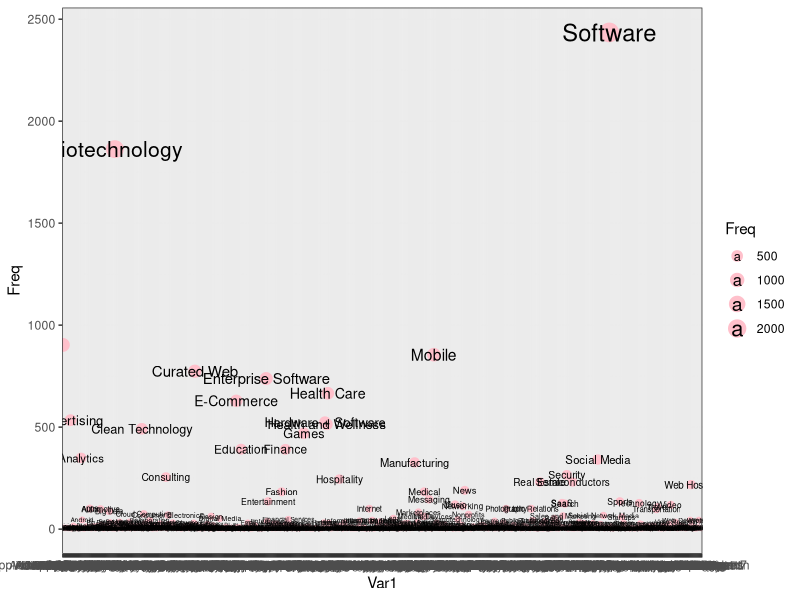
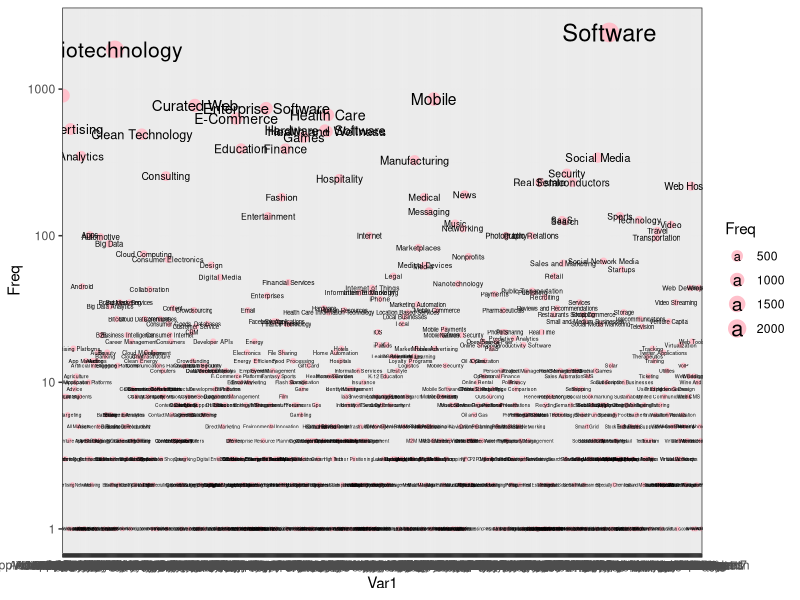
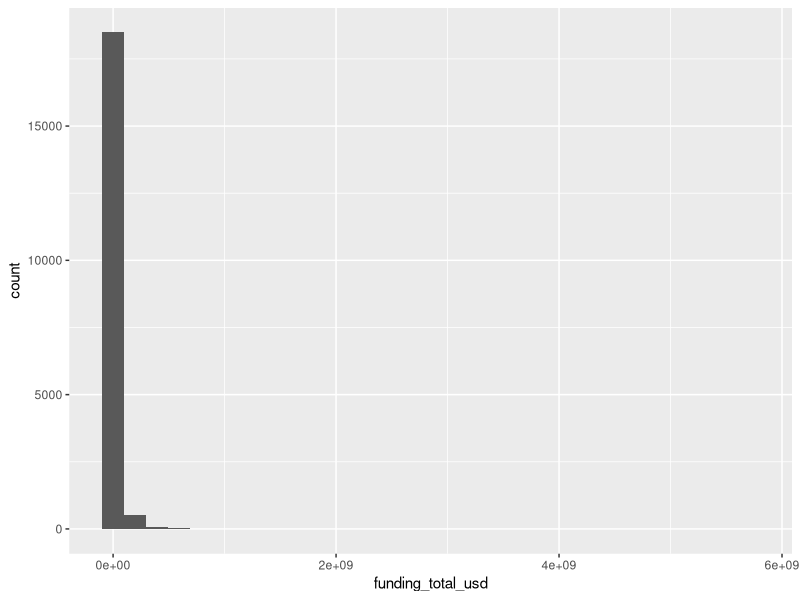
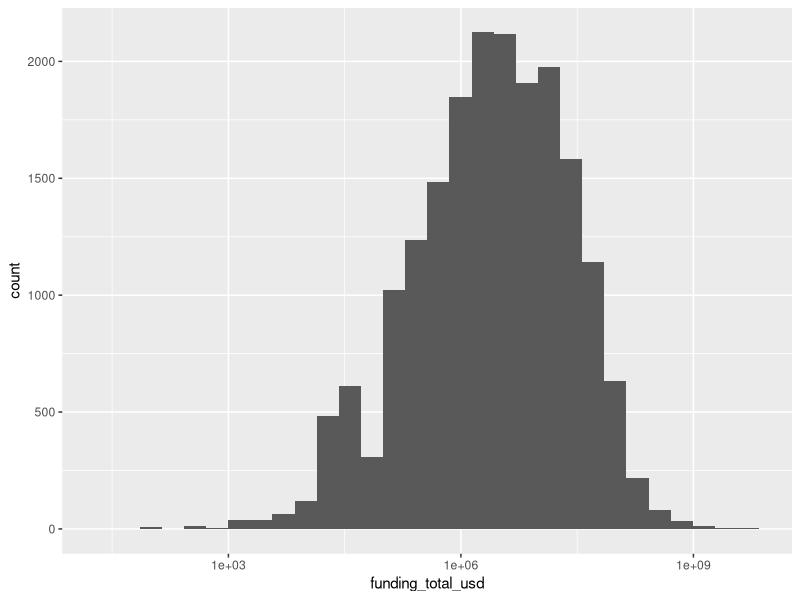
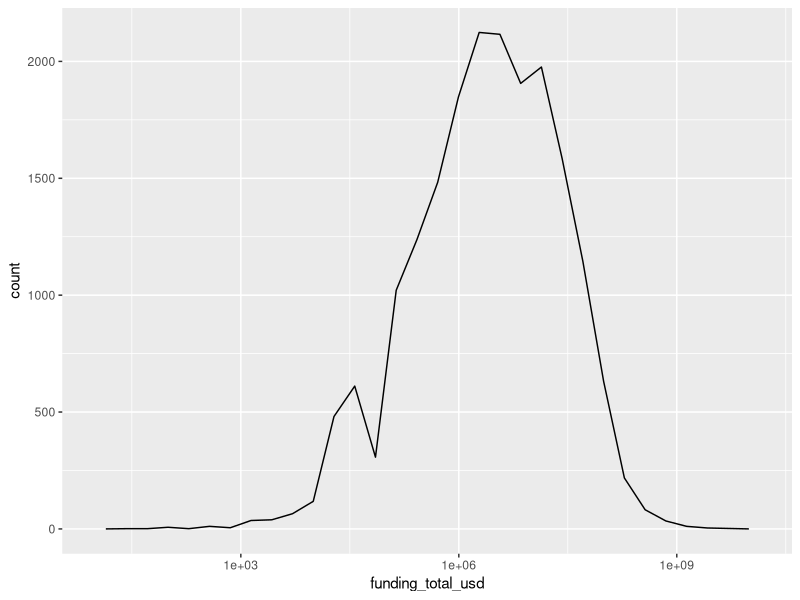
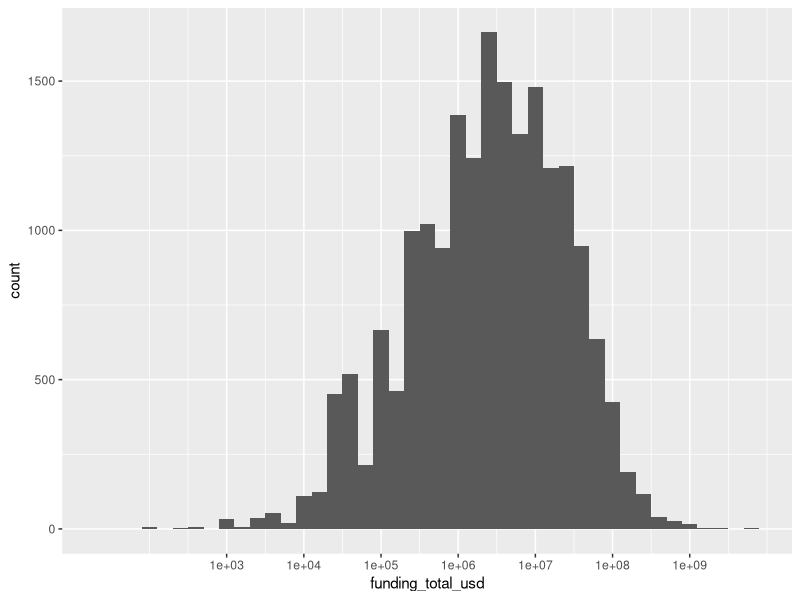
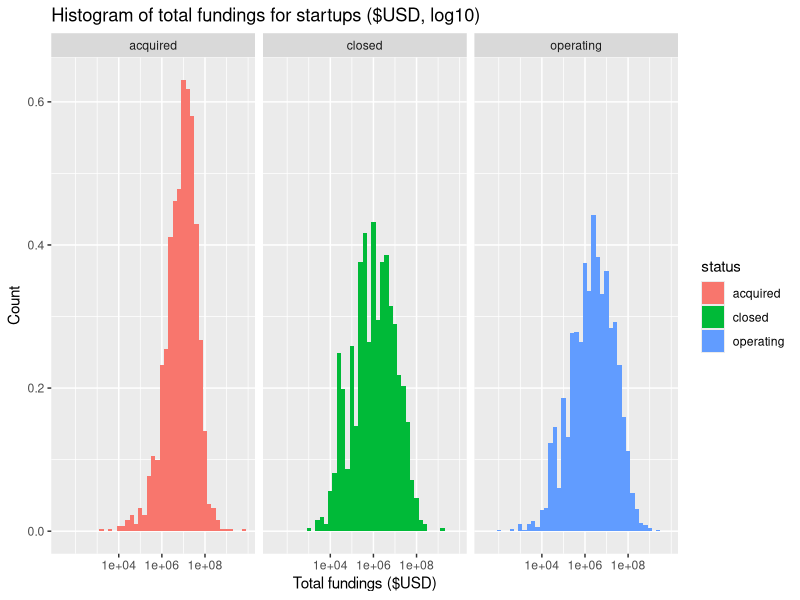
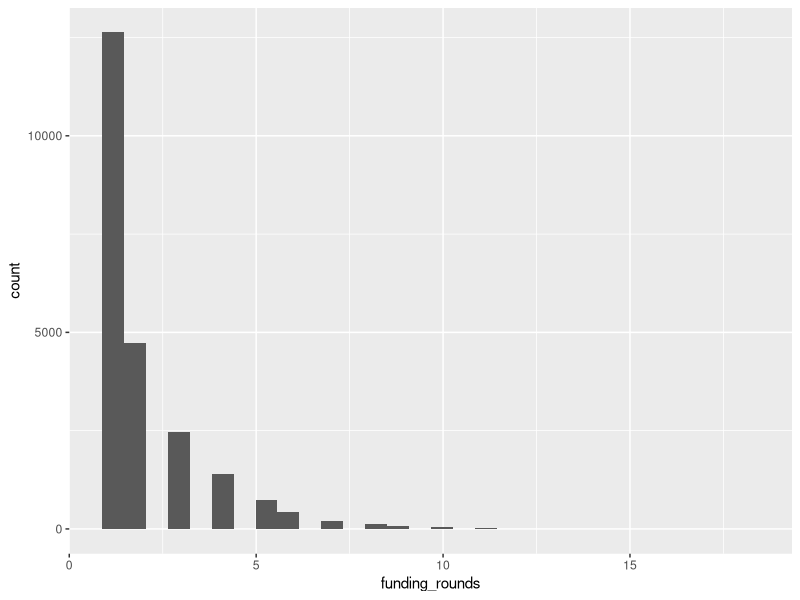

Reproduce these figures in R, in order. (Note: this script raises an error after producing the figures.)
## ---- chunk 1
# global setting for this analysis
library(knitr)
opts_chunk$set(fig.width=12, fig.height=8,
               warning=FALSE, message=FALSE)
## ---- chunk 2
# Load all of the packages that you end up using
# in your analysis in this code chunk.
suppressMessages(library(ggplot2))
suppressMessages(library(maps))
suppressMessages(library(dplyr))
suppressMessages(library(grid))
suppressMessages(library (gridExtra))
suppressMessages(library(GGally))
suppressMessages(library(scales))
data(state)
## ---- chunk 3
setwd("~/Downloads")
us_startups <- read.csv("crunchbase_monthly_export_companies_1990_to_2014_us.csv")
## ---- chunk 4
dim(us_startups)
names(us_startups)
str(us_startups)
summary(us_startups)
## ---- chunk 5
# calculate number for each market
markets <- as.data.frame(table(us_startups$market))
# scatter plot with different size representing size of markets
p0 <- ggplot(aes(x = Var1, y = Freq), data = markets) 
p0_1 <- p0 + geom_point(aes(size = Freq), color = "pink") + 
  geom_text(aes(label = Var1, size = Freq)) +
  theme_bw()
p0_1
## ---- chunk 6
# adjust y scale to see more details
p0_1 + scale_y_log10()
## ---- chunk 7
# total fundings
# convert factor to be numeric 
us_startups$funding_total_usd <- as.character(us_startups$funding_total_usd)
us_startups$funding_total_usd <- as.numeric(gsub(",", "", us_startups$funding_total_usd))
p1 <- ggplot(aes(x = funding_total_usd), data = subset(us_startups, !is.na(funding_total_usd) & status != ""))
# histogram with default seeting
p1_1 <- p1 + geom_histogram()
p1_1
## ---- chunk 8
# transform the long tail data to better understand the distribution of fundings
p1_1 + scale_x_log10()
# freqpoly
p1 + geom_freqpoly() + scale_x_log10()
# adjust binwidth to see detail
p1 + geom_histogram(binwidth = 0.2) +  
  scale_x_log10(breaks = c(1e+03, 1e+04, 1e+05, 1e+06, 1e+07, 1e+08, 1e+09))
## ---- chunk 9
# check if any difference for startups with diferent status
p1 + geom_histogram(aes(x = funding_total_usd, y = ..density.., fill = status), binwidth = 0.2) + 
  labs(x = "Total fundings ($USD)", y = "Count") + 
  ggtitle("Histogram of total fundings for startups ($USD, log10)") + 
  scale_x_log10(breaks = c(1e+04, 1e+06, 1e+08)) +
  facet_wrap(~ status)
## ---- chunk 10
p2 <- ggplot(aes(x = funding_rounds), data = us_startups)
# histogram with default seeting
p2 + geom_histogram()
# adjust binwidth
p2 + geom_histogram(binwidth = 1) + 
  scale_x_discrete(breaks = seq(1, 16, 1)) 
## ---- chunk 11
# set x and y scale to see underpresented data
p2 + geom_histogram(binwidth = 1) + 
  coord_cartesian (xlim = c(5, 15), ylim = c(0, 1000))  
## ---- chunk 12
p3 <- ggplot(aes(x = founded_year), data = us_startups)
# histogram of founed years
p3 + geom_histogram() + 
  scale_x_discrete(breaks = seq(1990, 2014, 1)) + 
  coord_cartesian(xlim = c(1989, 2015))
## ---- chunk 13
# get months from founded_at factor
us_startups$founded_at <- as.character(us_startups$founded_at)
us_startups$founded_month <- strftime(as.Date(us_startups$founded_at, "%m/%d/%Y"),"%m")
us_startups$founded_month <- as.numeric(us_startups$founded_month)
# histogram of founded months
p4 <- ggplot(aes(x = founded_month), data = us_startups)
p4 + geom_histogram(binwidth = 1)
## ---- chunk 14
# get days from founded_at factor
us_startups$founded_day <- strftime(as.Date(us_startups$founded_at, "%m/%d/%Y"),"%d")
us_startups$founded_day <- as.numeric(us_startups$founded_day)
# histogram of founded days
p5 <- ggplot(aes(x = founded_day), data = us_startups)
p5 + geom_histogram(binwidth = 1) + 
  scale_x_discrete(breaks = seq(0, 31, 1))
## ---- chunk 15
# distributions in states: which state has more startups?
# load us map data
us_state_map <- map_data("state")
states <- data.frame(state.center, state.abb)
# calculate frequency of startups in each state
regions <- as.data.frame(table(us_startups$state_code))
# merge data of startups with states
colnames(regions)[1] <- "state.abb"
regions <- merge(states, regions, by = "state.abb", all = TRUE)
# draw us map
p6 <- ggplot(aes(x = long, y = lat, group = group), data = us_state_map) 
# use size of points to represent number of startups in each state
p6 + geom_polygon(fill = "white") + 
  geom_path(colour = 'grey', linestyle = 2) +
  geom_point(data = regions, aes(x = x, y = y, group = NULL,  size = Freq), color = "red") +
  geom_text(data = regions, aes(x = x, y = y, label = state.abb, group = NULL), size = 3, color = "blue") + 
  coord_map("polyconic") + 
  theme_bw()
## ---- chunk 16
# distribution in regions: which region has more startups?
# get number of startups in each region
startups_by_regions <- as.data.frame(table(us_startups$region))
# plot the graph
p7 <- ggplot(aes(x = Var1, y = Freq), data = startups_by_regions)  +
  theme_bw() + 
  scale_y_log10()
p7 + geom_point(aes(size = Freq), color = "pink") + 
  geom_text(aes(label = Var1, size = Freq))
## ---- chunk 17
# distribution in cities: which city has more startups?
# get number of startups in each city
startups_by_cities <- as.data.frame(table(us_startups$city))
# creat graph
p8 <- ggplot(aes(x = Var1, y = Freq), data = startups_by_cities) +
  theme_bw() + 
  scale_y_log10()
p8 + geom_point(aes(size = Freq), color = "pink") + 
  geom_text(aes(label = Var1, size = Freq)) 
## ---- chunk 18
# pie chart of number of startups in different status
p9 <- ggplot(aes(x = factor(1), fill = status), data = subset(us_startups, status != ""))
p9_1 <- p9 + geom_bar() + 
  coord_polar(theta = "y")
p9_1
## ---- chunk 19
# pie chart split by states
p9_1 + facet_wrap(~state_code)
## ---- chunk 20
# split pie chart by founded year
p9_1 + facet_wrap(~founded_year)
## ---- chunk 21
# get subset data of markets with number of startups > 500
sub_markets <- subset(markets, Freq > 500 & !Var1 == "") 
c_market <- c(as.character(sub_markets$Var1))
# list hot market for startups
c_market
hot_startups <- subset(us_startups, market %in% c(" Advertising ", " Biotechnology ", " Curated Web ", " E-Commerce "," Enterprise Software ", " Hardware + Software ", " Health and Wellness ", " Health Care ", " Mobile ", " Software " )&!is.na(funding_total_usd))
# draw scatter plot
p10 <- ggplot(aes(x = market, y = funding_total_usd), data = hot_startups) + scale_y_log10()
p10 + geom_point(aes(color = market)) 
## ---- chunk 22
# draw a boxplot
p10_1 <- p10 + geom_boxplot(aes(fill = market))
p10_1
# adjust y scale to better compare
p10_2 <- p10_1 + coord_cartesian(ylim = c(1e+05, 1e+08))
p10_2
## ---- chunk 23
# initial funding for each type of market
p10_3 <- ggplot(aes(x = market, y = funding_total_usd), data = subset(hot_startups, funding_rounds == 1)) + scale_y_log10()
p10_4 <- p10_3 + geom_point(aes(color = market)) 
p10_5 <- p10_3 + geom_boxplot(aes(fill = market))
grid.arrange(p10_4, p10_5, ncol = 1)
## ---- chunk 24
# mean and median for total fundings
hot_startups.by.market <- hot_startups %>%
  group_by(market) %>%
  summarise(
            mean_fundings = mean(funding_total_usd),
            median_fundings = median(funding_total_usd),
            mean_rounds = mean(funding_rounds),
            median_rounds = median(funding_rounds),
            n = n()
            ) %>%
  arrange(desc(mean_fundings))
# output
hot_startups.by.market
# mean and median for initial fundings
hot_startups.by.market.ini <- subset(hot_startups, funding_rounds == 1) %>%
  group_by(market) %>%
  summarise(
            mean_fundings = mean(funding_total_usd),
            median_fundings = median(funding_total_usd),
            mean_rounds = mean(funding_rounds),
            median_rounds = median(funding_rounds),
            n = n()
            ) %>%
  arrange(desc(mean_fundings))
# output
hot_startups.by.market.ini
## ---- chunk 25
# sample 5000 starups from data set
set.seed(200)
hot_startups_samp <- hot_startups[sample(1: length(hot_startups$market), 5000), ]
ggpairs(hot_startups_samp, params = c(shape = I("."), outlier.shape = I(".")))
## ---- chunk 26
# scatter plot for total fundings each year
p11 <- ggplot(aes(x = founded_year, y = funding_total_usd), data = subset(us_startups, !is.na(funding_total_usd))) + scale_y_log10()
p11_1 <- p11 + geom_point(aes(color = founded_year))
# add a conditional mean
p11_2 <- p11_1 + stat_summary(fun.y = mean, geom = "line", color = "red")
# add a conditional median
p11_3 <- p11_1 + stat_summary(fun.y = median, geom = "line", color = "green")
# plot in a row
grid.arrange(p11_2, p11_3, ncol = 1)
## ---- chunk 27
# scatter plot for initial fundings each year
p11_3 <- ggplot(aes(x = founded_year, y = funding_total_usd), data = subset(us_startups, !is.na(funding_total_usd)&funding_rounds == 1)) + scale_y_log10()
p11_4 <- p11_3 + geom_point(aes(color = founded_year))
# add a conditional mean
p11_5 <- p11_4 + stat_summary(fun.y = mean, geom = "line", color = "red")
# add a conditional median
p11_6 <- p11_4 + stat_summary(fun.y = median, geom = "line", color = "green")
# plot in a row
grid.arrange(p11_5, p11_6, ncol = 1)
## ---- chunk 28
# scatter plot for total fundings each state
p12 <- ggplot(aes(x = state_code, y = funding_total_usd), data = subset(us_startups, !is.na(funding_total_usd))) + scale_y_log10()
#draw scatterplot
p12_1 <- p12 + geom_point(aes(color = state_code))
p12_1 <- p12_1 + theme(legend.position = "none", axis.text=element_text(size=6))
# draw boxplot
p12_2 <- p12_1 + geom_boxplot (aes(fill  = state_code)) 
# arrange in a column
grid.arrange(p12_1, p12_2, ncol = 1)
## ---- chunk 29
# scatter plot for initial funding each state
p12_3 <- ggplot(aes(x = state_code, y = funding_total_usd), data = subset(us_startups, !is.na(funding_total_usd)&funding_rounds == 1)) + scale_y_log10()
#draw scatterplot
p12_4 <- p12 + geom_point(aes(color = state_code))
p12_4 <- p12_4 + theme(legend.position = "none", axis.text=element_text(size=6))
# draw boxplot
p12_5 <- p12_4 + geom_boxplot (aes(fill  = state_code)) 
# arrange in a column
grid.arrange(p12_4, p12_5, ncol = 1)
## ---- chunk 30
# scatter plot and boxplot for total fundings by status of startups
p13 <- ggplot(aes(x = status, y = funding_total_usd), data = subset(us_startups, !is.na(funding_total_usd) & status != "")) + scale_y_log10()
p13_1 <- p13 + geom_point(aes(color = status))
# boxplot
p13_2 <- p13_1 + geom_boxplot(aes(fill = status))
# draw two plots in a row
grid.arrange(p13_1, p13_2, ncol = 1)
## ---- chunk 31
# scatter plot for initial funding
p13_3 <- ggplot(aes(x = status, y = funding_total_usd), data = subset(us_startups, !is.na(funding_total_usd) & status != "" & funding_rounds== 1)) + scale_y_log10()
p13_4 <- p13_3 + geom_point(aes(color = status))
# box plot for initial funding
p13_5 <- p13_4 + geom_boxplot(aes(fill = status))  
# draw two plots in a row
grid.arrange(p13_4, p13_5, ncol = 1)
## ---- chunk 32
# ANOVA analyses for total fundings
fit <- aov(funding_total_usd ~ founded_year + state_code + region + city + status, data = us_startups)
summary(fit)
# ANOVA analyses for initial fundings
fit_ini <- aov(funding_total_usd ~ founded_year + state_code + region + city + status, data = subset(us_startups, funding_rounds == 1))
summary(fit_ini)
## ---- chunk 33
# draw scatter plot
p14 <- ggplot(aes(x = founded_year, y = funding_total_usd), data = hot_startups) + scale_y_log10()
p14_1 <- p14 + geom_point(aes(color = market))
# add mean to each market (line)
p14_2 <- p14_1 + stat_summary(fun.y = mean, geom = "line", aes(color = market))
p14_2
## ---- chunk 34
# draw line plot
p15 <- ggplot(aes(x = state_code, y = funding_total_usd), data = hot_startups) + scale_y_log10() + theme(axis.text=element_text(size=6))
p15_1 <- p15 + geom_line(aes(color = market))
# add conditional mean to each market (point)
p15_2 <- p15_1 + stat_summary(fun.y = mean, geom = "point", size = 5, aes(color = market))
p15_2
## ---- chunk 35
# draw line plot
p16 <- ggplot(aes(x = status, y = funding_total_usd), data = subset(hot_startups, status != "")) + scale_y_log10()
p16_1 <- p16 + geom_line(aes(color = market))
# add conditional mean to each market (point)
p16_2 <- p16_1 + stat_summary(fun.y = mean, geom = "point", size = 5, aes(color = market))
p16_2
## ---- chunk 36
# draw a scatter plot
p17 <- ggplot(aes(x = funding_rounds, y = funding_total_usd), data = hot_startups) + scale_y_log10()
p17_1 <- p17 + geom_point(aes(color = market))
# add conditional mean to each market (line)
p17_2 <- p17_1 + stat_summary(fun.y = mean, geom = "line", aes(color = market))
p17_2
## ---- chunk 37
# load library
suppressMessages(library(plyr))
# sum total fundings by market by status
total_funding_by_status_by_market <- subset(hot_startups, status  != "", select = c("market", "status", "funding_total_usd")) %>%
  group_by(market, status) 
total_funding_by_status_by_market <- ddply(total_funding_by_status_by_market, c("market", "status"), summarize, fundings = sum(funding_total_usd))
# count number of startups in each status by each market
number_of_startups_by_status <- count(subset(hot_startups, status  != ""), c("market","status"))
# merge total fundings to number of startups data frame
number_of_startups_by_status <- merge(number_of_startups_by_status, total_funding_by_status_by_market, by = c("market", "status"))
# draw a scatter plot to reflect number of startup in each status by market, the size of point represents amount of total fundings
ggplot(aes(x = status, y = freq), data = number_of_startups_by_status) + 
  scale_size_area(max_size = 20) +
  scale_y_log10() +
  geom_point(aes(color = market, size = fundings), position = position_jitter(w = 0.4))
## ---- chunk 38
# Histogram of total fundings for startups with diferent status
p1 <- ggplot(aes(x = funding_total_usd), data = subset(us_startups, status != ""))
p1 + geom_histogram(aes(x = funding_total_usd, y = ..density.., fill = status), binwidth = 0.2) + 
  theme(axis.text=element_text(size=10)) + 
  labs(x = "Total fundings ($USD)", y = "Count") + 
  ggtitle("Histogram of total fundings for startups ($USD, log10)") + 
  scale_x_log10(breaks = c(1e+04, 1e+06, 1e+08)) +
  facet_wrap(~ status)
## ---- chunk 39
# add title and labs
p10 <- ggplot(aes(x = market, y = funding_total_usd), data = hot_startups) + scale_y_log10() + 
  theme(axis.text=element_text(size=8)) +
  ggtitle("Fundings for each market of hot startups ($USD, log10)") + 
  labs(x = "Market of startups", y = "Total fundings ($USD)") + 
  geom_point(aes(color = market))
# draw a boxplot
p10_1 <- p10 + geom_boxplot(aes(fill = market))
p10_1
## ---- chunk 40
# draw line plot and add titles and labs 
p15 <- ggplot(aes(x = state_code, y = funding_total_usd), data = hot_startups) + 
  scale_y_log10() + 
  theme(axis.text=element_text(size=8)) +
  ggtitle("Fundings ($USD, log10) for each market of hot startups in each state") + 
  labs(x = "States", y = "Total fundings ($USD)")
p15_1 <- p15 + geom_line(aes(color = market))
# add conditional mean to each market (point)
p15_2 <- p15_1 + stat_summary(fun.y = mean, geom = "point", size = 5, aes(color = market))
p15_2
## ---- chunk 41
# sum total fundings by market by status
total_funding_by_status_by_market <- subset(hot_startups, status  != "", select = c("market", "status", "funding_total_usd")) %>%
  group_by(market, status) 
total_funding_by_status_by_market <- ddply(total_funding_by_status_by_market, c("market", "status"), summarize, fundings = sum(funding_total_usd))
# count number of startups in each status by each market
number_of_startups_by_status <- count(subset(hot_startups, status  != ""), c("market","status"))
# merge total fundings to number of startups data frame
number_of_startups_by_status <- merge(number_of_startups_by_status, total_funding_by_status_by_market, by = c("market", "status"))
# draw a scatter plot to reflect number of startup in each status by market, the size of point represents amount of total fundings
ggplot(aes(x = status, y = freq), data = number_of_startups_by_status) + 
  scale_y_log10() +
  geom_point(aes(color = market, size = fundings), position = position_jitter(w = 0.4)) + 
  scale_size_area(max_size = 20) + 
  theme(axis.text=element_text(size=10)) +
  ggtitle("Number of hot startups (log10) for each market in each status") + 
  labs(x = "Status", y = "Number of hot startups (log10)")
